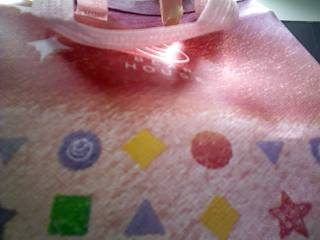
#> input picture arm/so100_driver/test/data/20261119T151738-340935-1_xtion_before.jpg, 320 x 240 px
$ python bag_vision.py ../test/data/20261119T151738-340935-1_xtion_before.jpg
#> lines starting #> are read from the running program, lines starting #| are printed output that depends on the picture; after the words box and inside, x2 and y2 are one past the last pixel; in counts of white or black regions, pixels touching at a corner belong together; long printed decimals are rounded
#> further down, im is the input picture: shape (240, 320, 3); mean B, G, R 116.3, 112.7, 146.1
"""Image helpers for the camera bag pick (bag_camera.py): find the bag in the webcam view (fixed front camera
since 2026-11-18; the forearm camera before), read the direction of its top ridge, and check whether the bag is
off the floor (fixed camera: fixed_lifted; Xtion: lifted).

The frame is the AX1080P JPEG from webcam_view (MJPG 640x480, the calibration size). This module
does not open the camera and does not change that size.

Bag detection (2026-11-19, color- and floor-agnostic):
  1. Primary: TensorRT YOLO11-seg. bag_model 'coco' (find_bag's default; the node's is 'tuned') reads COCO backpack / handbag / suitcase
     from ~/hmc-follow/models/yolo11s-seg_480x640.engine (or SO100_BAG_SEG_ENGINE). bag_model 'tuned' reads
     class 0 = bag and class 1 = handle from the fine-tune (bag11n-seg-v3, same 480x640 input). A missing
     or empty tuned engine is logged and the coco engine is used.
  2. Fallback, coco only: adaptive Lab floor-difference, then legacy pink/red HSV. The tuned model leaves
     these off (they mark empty frames and merge blobs).
The orange gripper colour is removed only inside the gripper region. A red bag shares that hue, and masking
the whole frame was taking 35-48% of it.
Floor & lift checks (foot_y, floor_mask, lifted) estimate the floor color adaptively from the frame borders in Lab
space rather than assuming a cyan floor or a pink/red bag.
"""
import logging
import math
import os

import cv2
import numpy as np

BAG_CLASSES = (24, 26, 28)  # COCO: backpack, handbag, suitcase
TUNED_BAG_CLASS = 0
TUNED_HANDLE_CLASS = 1
SEG_CONF = 0.12  # downward-angled close-up bags score 0.19-0.26 on COCO; background < 0.05
SEG_IOU = 0.45
DEFAULT_SEG_ENGINE = os.path.expanduser("~/hmc-follow/models/yolo11s-seg_480x640.engine")
# bag11s-seg-v2 was never on the Jetson (2026-11-27: only bag11n-seg-v3 is), so 'tuned' always fell back to coco
DEFAULT_TUNED_ENGINE = os.path.expanduser("~/hmc-follow/models/bag11n-seg-v3_480x640.engine")
# A gripper is a compact orange part. A red bag's pixels in the same hue are wider than this.
GRIPPER_MIN_PX = 400
GRIPPER_MAX_PX = 20000
_LOG = logging.getLogger("so100_driver.bag_vision")
_WARNED = set()
_SEGMENTERS = {}  # (model, path) -> _TrtBagSegmenter or None


# [68 lines left out: functions _warn_once, resolve_bag_model, _orange_colour, gripper_region, orange_mask, not called in this run]


def _estimate_floor_lab(im, orange=None):
    """Estimate the floor's (median_lab, threshold) from the lower left/right border strips."""
    h, w = im.shape[:2]
#> h = 240; w = 320
    lab = cv2.cvtColor(im, cv2.COLOR_BGR2LAB).astype(np.float32)
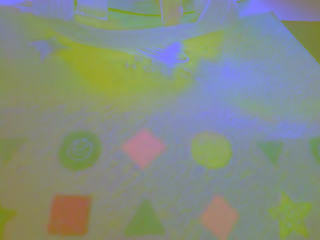
#> lab: shape (240, 320, 3) float32; mean B, G, R 129.7, 142, 131.9
    y0, y1 = int(h * 0.60), int(h * 0.96)
#> y0 = 144; y1 = 230
    bw = max(8, int(w * 0.14))
#> bw = 44
    strips = np.zeros((h, w), bool)
    strips[y0:y1, :bw] = True
    strips[y0:y1, w - bw:] = True
    if orange is not None:
        strips &= orange == 0
    pts = lab[strips]
    if len(pts) < 40:
        pts = lab[y0:y1].reshape(-1, 3)
    med = np.median(pts, axis=0)
#> med = [97, 135, 128]
    dist = np.linalg.norm(pts - med, axis=1)
#> dist = 7568 values, max 81.46 at index 7304, min 2 at index 7124, mean 22.97
    mad = float(np.median(dist))
#> mad = 19.69
    thresh = max(18.0, min(42.0, mad * 3.5 + 10.0))
#> thresh = 42
    return lab, med, thresh


def adaptive_floor_mask(im, orange=None):
    """Boolean mask (H, W) of pixels matching the frame's estimated floor color."""
    lab, med, thresh = _estimate_floor_lab(im, orange)
#> med = [97, 135, 128]; thresh = 42
    return np.linalg.norm(lab - med, axis=2) <= thresh
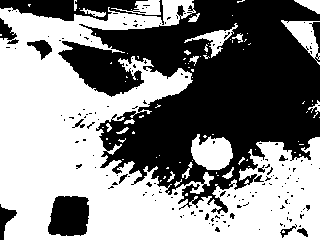
#> returned value: shape (240, 320) bool; 53.6% white; 161 black regions (147 under 20 px), largest, box (x1, y1, x2, y2) and area: (58, 0, 320, 214) 30612, (0, 0, 164, 25) 1989, (48, 196, 89, 236) 1413


# [31 lines left out: functions floor_diff_mask, masks, not called in this run]


def gripper_x(orange):
    cols = np.where(orange[:orange.shape[0] * 2 // 3].any(0))[0]
    return float(np.median(cols)) if len(cols) else orange.shape[1] / 2


# ---------------------------------------------------------------------- TensorRT YOLO11-seg (optional)
# [136 lines left out: functions _letterbox, decode_yolo_seg, decode_yolo_instances, _resize_proto_to_frame, not called in this run]


class _TrtBagSegmenter:
    """Minimal TensorRT wrapper for YOLO11-seg on the Jetson (no PyTorch/Ultralytics needed at runtime).

    classes are the bag class ids (COCO, or 0 on the tuned head). handle_class is 1 on the tuned head
    and None on the coco head, which has no handle class.
    """

    # [291 lines left out: functions __init__, segment, _decode_exact, _decode_coco, _get_segmenter, _instances and 5 more, not called in this run]


def floor_mask(xim):
    """Floor pixels in the bottom 10% of an Xtion frame (adaptive Lab floor color)."""
    f = adaptive_floor_mask(xim)
    return f[int(xim.shape[0] * 0.9):]
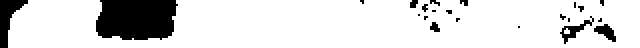
#> returned value: shape (24, 320) bool (shown 2 times larger); 85.8% white; 22 black regions (18 under 20 px), largest, box (x1, y1, x2, y2) and area: (48, 0, 89, 20) 724, (0, 0, 14, 24) 154, (280, 8, 297, 22) 64, (297, 12, 308, 21) 52


# [223 lines left out: functions bag_bottom, lifted, cam_lifted, fixed_lifted, foot_y, foot_edge and 5 more, not called in this run]


def floor_under_bag(xim):
    """Xtion frame: fraction of floor pixels in the bottom rows. High = the bag is off the floor."""
    return float(floor_mask(xim).mean())


# [9 lines left out: function draw, not called in this run]


if __name__ == "__main__":
    import sys
    for f in sys.argv[1:]:
        im = cv2.imread(f)
        if "xtion" in f:
            print(f, "floor under bag", round(floor_under_bag(im), 2))
#| ../test/data/20261119T151738-340935-1_xtion_before.jpg floor under bag 0.86
            continue
        b = find_bag(im)
        r = ridge(b) if b else None
        print(f, None if not b else {k: round(v, 1) for k, v in b.items() if k in ("cx", "grip_x", "area")}, r)
        cv2.imwrite(f.replace(".jpg", "_bv.jpg"), draw(im, b, str(r)))

$ run again, on arm/so100_driver/test/data/20261120T224703-245811-1_look.jpg
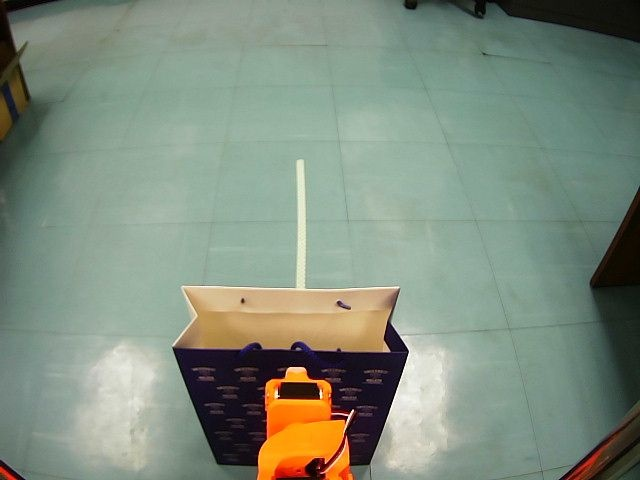
#> input picture arm/so100_driver/test/data/20261120T224703-245811-1_look.jpg, 640 x 480 px
#> im is the input picture: shape (480, 640, 3); mean B, G, R 125.4, 141, 128
#> hsv: shape (480, 640, 3); mean H, S, V 67.5, 55.5, 146.4
#> in gripper_region, `n, lab, stats, _ = cv2.connectedComponentsWithStats(colour, connectivi..`: n = 16; stats = 16 rows, first 6: [0, 0, 640, 480, 294809], [189, 293, 1, 1, 1], [184, 295, 206, 56, 5704], [241, 303, 4, 2, 4], [350, 309, 1, 1, 1], [336, 313, 14, 4, 41]
#> the loop in gripper_region, `for i in range(1, n):` made 15 passes
#> after the loop in gripper_region, `for i in range(1, n):`: border = [(5942, 6), (597, 8)]; floating = []
#> chosen = [(5942, 6), (597, 8)]
#> index = 6
#> roi: shape (480, 640); values 0 (black) and 1 (white), 1.9% white; 1 white region, box (x1, y1, x2, y2) and area: (257, 370, 346, 480) 5942
#> dilated: shape (480, 640); values 0 (black) and 1 (white), 6.1% white; 4 white regions, box (x1, y1, x2, y2) and area: (180, 289, 394, 355) 9133, (253, 366, 359, 480) 8901, (570, 450, 603, 480) 474, (0, 463, 20, 480) 231
#> in _estimate_floor_lab, `strips &= orange == 0`:
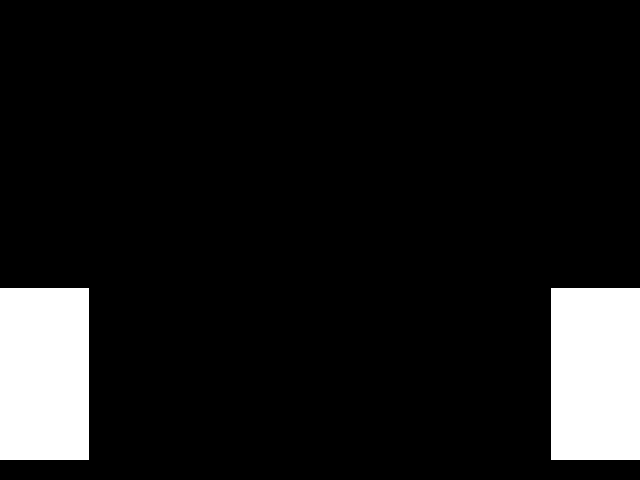
#> strips: shape (480, 640) bool; 10% white; 2 white regions, box (x1, y1, x2, y2) and area: (0, 288, 89, 460) 15308, (551, 288, 640, 460) 15308
#> in _estimate_floor_lab, `med = np.median(pts, axis=0)`: med = [138, 119, 131]
#> mad = 19.05
#> in _estimate_floor_lab, `thresh = max(18.0, min(42.0, mad * 3.5 + 10.0))`: thresh = 42
#> in floor_diff_mask, `lab, med, thresh = _estimate_floor_lab(im, orange)`: med = [138, 119, 131]; thresh = 42
#> in _largest_component, `n, lab, st, cent = cv2.connectedComponentsWithStats(mask_u8)`: n = 8; st = [[0, 0, 640, 480, 232339], [38, 102, 11, 18, 173], [75, 111, 395, 369, 70137], [173, 125, 40, 31, 770], [135, 182, 54, 70, 2367], [130, 272, 26, 16, 206], [589, 272, 12, 43, 420], [562, 447, 39, 33, 788]]; cent = [[325.9, 213.5], [42.42, 110.1], [301.7, 325], [188.2, 141.8], [163.6, 214.7], [143.5, 280.8], [595.5, 292.2], [586.4, 467.1]]
#> the loop in _largest_component, `for i in range(1, n):` made 7 passes
#> after the loop in _largest_component, `for i in range(1, n):`: best_i = 2; best_score = 68733.5
#> in _blob_from_mask, `area = int(m.sum())`: area = 70137
#> in _blob_from_mask, `cols = np.where(m.any(0))[0]`: cols = 395 values from 75 to 469
#> rows = 369 values from 111 to 479
#> tops = 395 pairs, first value 75 to 469, second value 111 to 365
#> all_tops has the same summary as tops
#> keep = 395 items, first 6: True, True, True, True, True, True
#> in gripper_x, `cols = np.where(orange[:orange.shape[0] * 2 // 3].any(0))[0]`: cols = empty array
#> blob = 12 items
#> b = 13 items
#> t has the same summary as tops in _blob_from_mask
#> in ridge, `x, y = t[:, 0], t[:, 1]`: x = 395 values from 75 to 469; y = 395 values, max 365 at index 0, min 111 at index 277, mean 234.6
#> k = 277
#> in ridge, `w = x.max() - x.min()`: w = 394
#> left = 262 pairs, first value 75 to 336, second value 122 to 365; right = 102 pairs, first value 368 to 469, second value 111 to 354
#> s = -0.453
#> ang = 24.37
#> r = ('diag', 45, 24.37)
#| ../test/data/20261120T224703-245811-1_look.jpg {'cx': 272.0, 'area': 70137, 'grip_x': 320.0} ('diag', 45, 24.372)
#> the loop in draw, `for x, y in b["tops"][::4]:` made 99 passes
#> in draw, `cv2.putText(o, label, (8, 24), 0, 0.6, (0, 0, 255), 2)`:
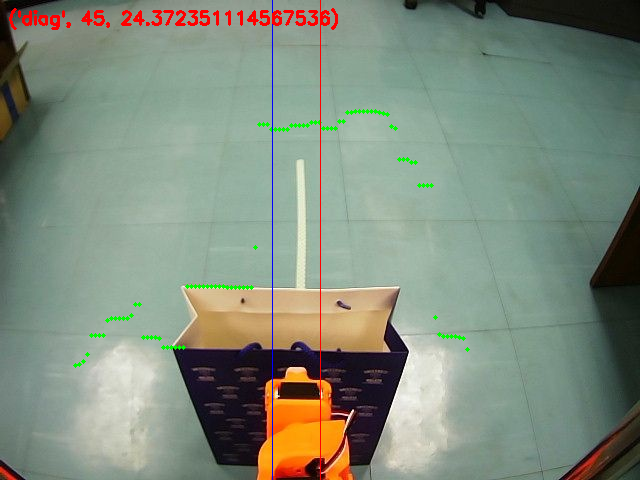
#> o: shape (480, 640, 3); mean B, G, R 123.8, 139.8, 128.2
